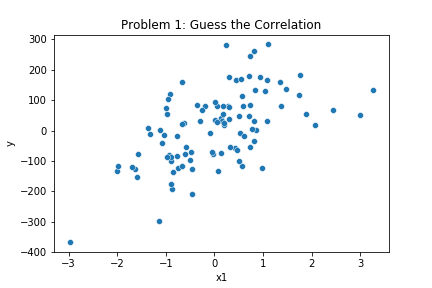
#> input picture module02/colab_activity2_4_starter/images/guess_1.png, 432 x 288 px
$ jupyter execute Self_study_colab_activity_2_4.ipynb
#> lines starting #> are read from the running program, lines starting #| are printed output that depends on the picture
### Self-Study Colab Activity 2.4: Approximating Correlation From Scatterplots

**Expected Time: 30 Minutes**

This assignment aims to reinforce your understanding of correlation.

A scatterplot of two random variables is shown in an image, and you are asked to guess whether the variables are positively correlated, negatively correlated, or not correlated at all.

## Index:

- [Problem 1](#Problem-1)
- [Problem 2](#Problem-2)
- [Problem 3](#Problem-3)
- [Problem 4](#Problem-4)
- [Problem 5](#Problem-5)

[cell 1]
import scipy.stats as stats
import seaborn as sns
import pandas as pd
import matplotlib.pyplot as plt
import numpy as np
import cv2
import os
#from google.colab.patches import cv2_imshow

[Back to top](#Index:)

### Problem 1

Given the scatterplot below, determine whether the variables `x1` and `y` are positively, negatively, or not correlated.

Assign your solution as a string -- either `positive`, `negative`, or `not` to `ans_1` below.

[cell 2]
import matplotlib.pyplot as plt
import cv2

def show_image_matplotlib(image_path):
    img = cv2.imread(image_path)
#> img is the input picture: shape (288, 432, 3); mean B, G, R 249.7, 248.6, 247
    if img is None:
        print(f"Error: Could not read image at {image_path}")
        return

    # Convert BGR to RGB (OpenCV uses BGR by default)
    img_rgb = cv2.cvtColor(img, cv2.COLOR_BGR2RGB)

    plt.figure(figsize=(10, 8))
    plt.imshow(img_rgb)
    plt.axis('off')
    plt.show()

[cell 3]
show_image_matplotlib(os.getcwd() + "/images/guess_1.png")

[cell 4]
ans1 = "positive"

[Back to top](#Index:)

### Problem 2

Given the scatterplot below, determine whether the variables `x2` and `y` are positively, negatively, or not correlated.

Assign your solution as a string -- either `positive`, `negative`, or `not` to `ans_2` below.

[cell 5]
show_image_matplotlib(os.getcwd() + "/images/guess_2.png")
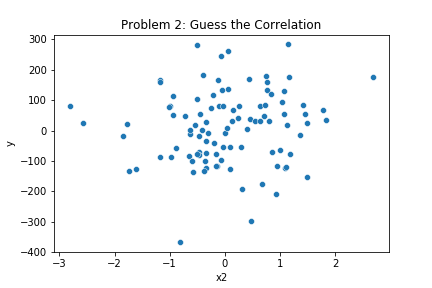
#> input picture module02/colab_activity2_4_starter/images/guess_2.png, 432 x 288 px
#> in show_image_matplotlib, img is the input picture: shape (288, 432, 3); mean B, G, R 249.7, 248.6, 247

[cell 6]
ans2 = "negative"

[Back to top](#Index:)

### Problem 3

Given the scatterplot below, determine whether the variables `x3` and `y` are positively, negatively, or not correlated.

Assign your solution as a string -- either `positive`, `negative`, or `not` to `ans_3` below.

[cell 7]
show_image_matplotlib(os.getcwd() + "/images/guess_3.png")
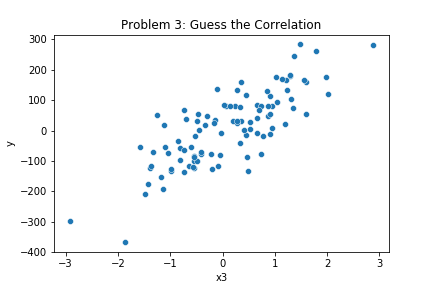
#> input picture module02/colab_activity2_4_starter/images/guess_3.png, 432 x 288 px
#> in show_image_matplotlib, img is the input picture: shape (288, 432, 3); mean B, G, R 249.7, 248.7, 247.1

[cell 8]
ans3 = "not"

[Back to top](#Index:)

### Problem 4

Given the scatterplot below, determine whether the variables `x4` and `y` are positively, negatively, or not correlated.

Assign your solution as a string -- either `positive`, `negative`, or `not` to `ans_4` below.

[cell 9]
show_image_matplotlib(os.getcwd() + "/images/guess_4.png")
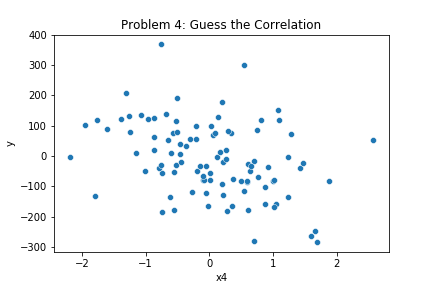
#> input picture module02/colab_activity2_4_starter/images/guess_4.png, 432 x 288 px
#> in show_image_matplotlib, img is the input picture: shape (288, 432, 3); mean B, G, R 249.8, 248.6, 247

[cell 10]
ans4 = "positive"

[Back to top](#Index:)

### Problem 5

Given the scatterplot below, determine whether the variables `x5` and `y` are positively, negatively, or not correlated.

Assign your solution as a string -- either `positive`, `negative`, or `not` to `ans_5` below.

[cell 11]
show_image_matplotlib(os.getcwd() + "/images/guess_5.png")
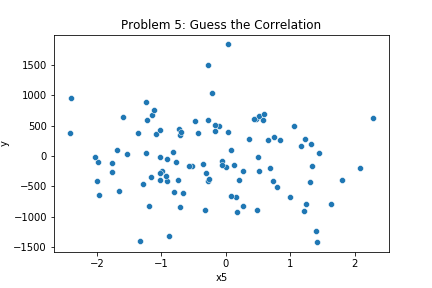
#> input picture module02/colab_activity2_4_starter/images/guess_5.png, 432 x 288 px
#> in show_image_matplotlib, img is the input picture: shape (288, 432, 3); mean B, G, R 249.7, 248.6, 246.9
